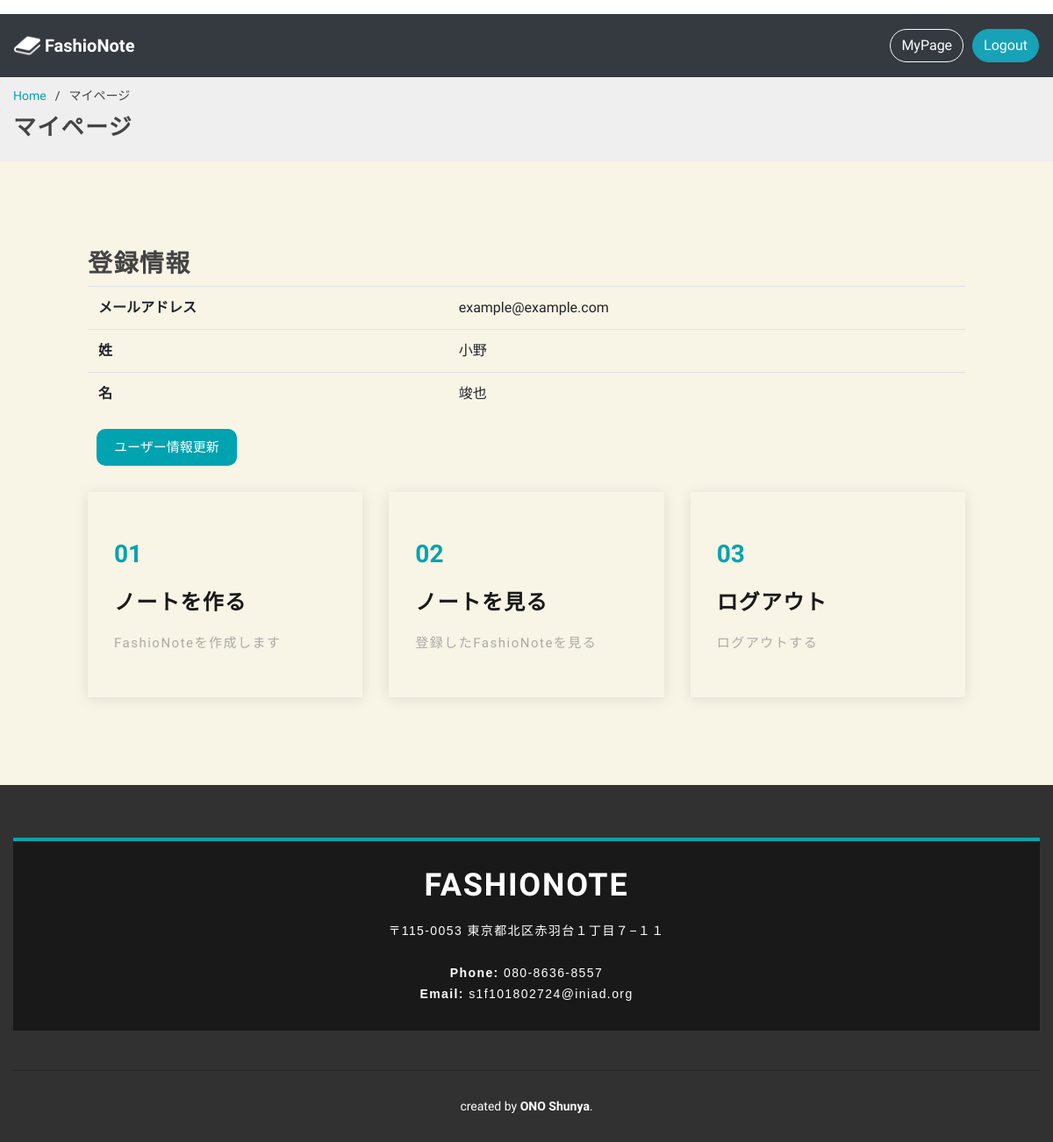
The page /users/user_detail/1/ (signed in) on the database its author committed.
### user_app/models.py (models this page shows, shortened)
class User(AbstractBaseUser, PermissionsMixin):
    email = models.EmailField(_('email address'), unique=True)
    first_name = models.CharField(_('first name'), max_length=30, blank=True)
    last_name = models.CharField(_('last name'), max_length=150, blank=True)
    is_staff = models.BooleanField(
        _('staff status'),
        default=False,
        help_text=_(
            'Designates whether the user can log into this admin site.'),
    )
    is_active = models.BooleanField(
        _('active'),
        default=True,
        help_text=_(
            'Designates whether this user should be treated as active. '
            'Unselect this instead of deleting accounts.'
        ),
    )
    date_joined = models.DateTimeField(_('date joined'), default=timezone.now)
    objects = CustomUserManager()
    EMAIL_FIELD = 'email'
    USERNAME_FIELD = 'email'
    REQUIRED_FIELDS = []
    class Meta:
        verbose_name = _('user')
        verbose_name_plural = _('users')

### user_app/views.py (the view)
# urls.py: path('user_detail/<int:pk>/', views.UserDetail.as_view(), name='user_detail'),
class UserDetail(OnlyYouMixin, generic.DetailView):
    model = User
    template_name = 'user_app/user_detail.html'

### user_app/views.py (called while the page is built)
    def test_func(self):
        user = self.request.user
        return user.pk == self.kwargs['pk'] or user.is_superuser

### user_app/templates/user_app/user_detail.html
{% extends "head.html" %}
{% block content %}
<main id="main">
    <section id="breadcrumbs" class="breadcrumbs">
        <div class="container">
          <ol>
            <li><a href="{% url 'fashionote:home' %}">Home</a></li>
            <li>マイページ</li>
          </ol>
          <h2>マイページ</h2>
        </div>
      </section>
    <section class="user-detail">
        <div class="row">
        <div class="container-fluid col-lg-12">
                <h3><strong>登録情報</strong></h3>
                <table class="table">
                    <tbody>
                        <tr>
                            <th>メールアドレス</th>
                            <td>{{ user.email }}</td>
                        </tr>
                        <tr>
                            <th>姓</th>
                            {% if user.last_name %}
                            <td>{{ user.last_name }}</td>
                            {% else %}
                            <td>未登録</td>
                            {% endif %}
                        </tr>
                        <tr>
                            <th>名</th>
                            {% if user.first_name %}
                            <td>{{ user.first_name }}</td>
                            {% else %}
                            <td>未登録</td>
                            {% endif %}
                        </tr>
                    </tbody>
                </table>
                <a href="{% url 'user_app:user_update' user.pk %}"><input type="button" value="ユーザー情報更新"></a>
        </div>
        <div class="col-lg-12">
            <div class="row">
                <div class="col-lg-4" data-aos="fade-up">
                    <div class="box"><a href="{% url 'fashionote:create' %}">
                            <span>01</span>
                            <h4>ノートを作る</h4>
                            <p>FashioNoteを作成します</p>
                        </a></div>
                </div>
                <div class="col-lg-4 mt-4 mt-lg-0" data-aos="fade-up" data-aos-delay="150">
                    <div class="box"><a href="{% url 'fashionote:index' %}">
                            <span>02</span>
                            <h4>ノートを見る</h4>
                            <p>登録したFashioNoteを見る</p>
                        </a></div>
                </div>
                <div class="col-lg-4 mt-4 mt-lg-0" data-aos="fade-up" data-aos-delay="300">
                    <div class="box"><a href="{% url 'user_app:logout' %}">
                            <span>03</span>
                            <h4>ログアウト</h4>
                            <p>ログアウトする</p>
                        </a></div>
                </div>
            </div>
        </div>
    </div>
    </section>
</main>
{% endblock %}

### fashionote/static/css/style.css (style rules this page uses)
#main { background-color: #f8f4e6; }
body { font-family: 'M PLUS Rounded 1c', sans-serif; color: #444444; }
a { color: #00a3af; }
h1, h2, h3, h4, h5, h6 { font-family: 'M PLUS Rounded 1c', sans-serif; font-weight: "medium"; letter-spacing: 0.05em; }
p { letter-spacing: 0.1em; }
.container { max-width: 1350px; width: 100%; padding: 0 15px; margin: 0 auto; }
input[type="button"] { background: #00a3af; border: none; color: #fff; font-size:15px; font-weight:medium; padding: 10px 20px; margin: 0 10px; border-radius: 10px; }
.breadcrumbs { padding: 15px 0; background: #efefef; margin-top: 60px; }
.breadcrumbs h2 { font-size: 26px; font-weight: 600; }
.breadcrumbs ol { display: flex; flex-wrap: wrap; list-style: none; padding: 0 0 10px 0; margin: 0; font-size: 14px; }
.breadcrumbs ol li + li { padding-left: 10px; }
.breadcrumbs ol li + li::before { display: inline-block; padding-right: 10px; color: #333333; content: "/"; }
.box { margin-top:30px; padding: 50px 30px; box-shadow: 0px 2px 15px rgba(0, 0, 0, 0.1); transition: all ease-in-out 0.3s; }
.box span { display: block; font-size: 28px; font-weight: 700; color: #00a3af; }
.box h4 { font-size: 24px; font-weight: 600; padding: 0; margin: 20px 0; color: #191919; }
.box p { color: #aaaaaa; font-size: 15px; margin: 0; padding: 0; }
.user-detail { padding:100px; }

### rows shown on the page
User: email "example@example.com", last_name "小野", first_name "竣也"
